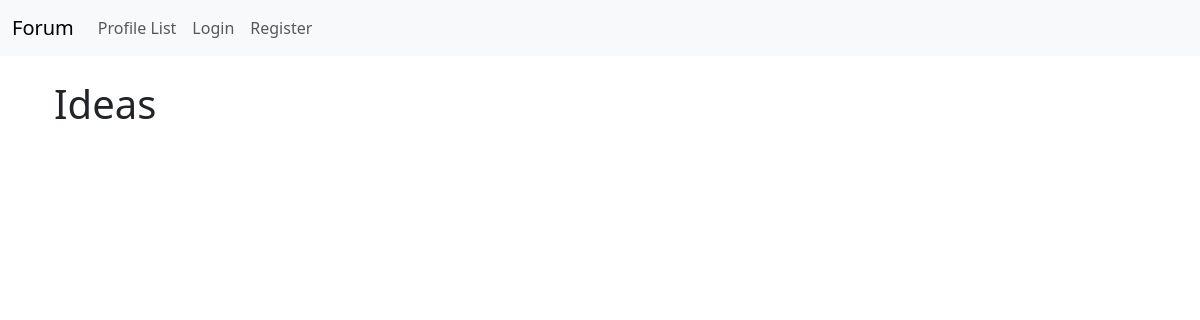
The app's page /, older data.
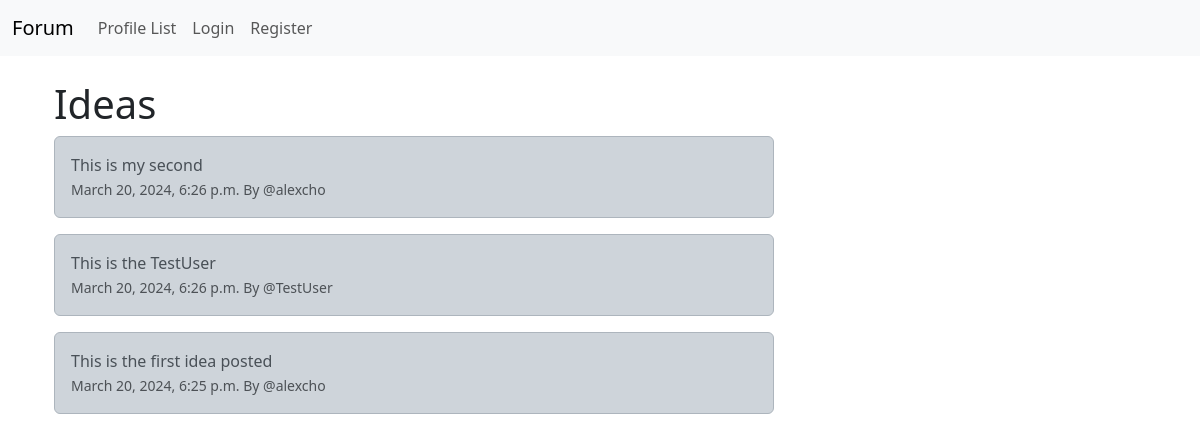
The same page, newer data.
### feed/models.py (models this page shows, shortened)
class Idea(models.Model):
    user = models.ForeignKey(
        User,
        related_name='ideas',
        on_delete=models.DO_NOTHING,
        )
    body = models.CharField(max_length=200)
    created_at = models.DateTimeField(auto_now_add=True)

### feed/views.py (the view)
# urls.py: 2. Add a URL to urlpatterns:  path('', views.home, name='home')
def home(request):
    if request.user.is_authenticated:
        form = IdeaForm(request.POST or None)
        if request.method == 'POST':
            if form.is_valid():
                idea = form.save(commit=False)
                idea.user = request.user
                idea.save()
                messages.success(request, ('Your idea has been successfully submitted'))
                return redirect('home')
        ideas = Idea.objects.all().order_by('-created_at')
        return render(request, 'feed/home.html', {'ideas':ideas, 'form':form})
    else:
        ideas = Idea.objects.all().order_by('-created_at')
        return render(request, 'feed/home.html', {'ideas':ideas})

### feed/templates/feed/home.html (shortened to what this page needs)
{% extends 'feed/base.html' %}
{% block content %}
<div class="container">
    <div class="row">
        <div class="col-md-8">
    <h1>Ideas</h1>
    {% if ideas %}
        {% for idea in ideas %}
        <div class="alert alert-dark" role="alert">
            {{ idea.body }} <br>
            <small class="text-muted">
                {{ idea.created_at }} By @{{ idea.user.username }}
            </small> <br>
        </div>
        {% endfor %}
    {% endif %}
    </div>
    <div class="col-md-4">
    </div>
{% endblock %}

Row changes from the older to the newer data that the page shows:
added Idea: body "This is my second", created_at "March 20, 2024, 6:26 p.m.", user.username "alexcho"
added Idea: body "This is the TestUser", created_at "March 20, 2024, 6:26 p.m.", user.username "TestUser"
added Idea: body "This is the first idea posted", created_at "March 20, 2024, 6:25 p.m.", user.username "alexcho"
